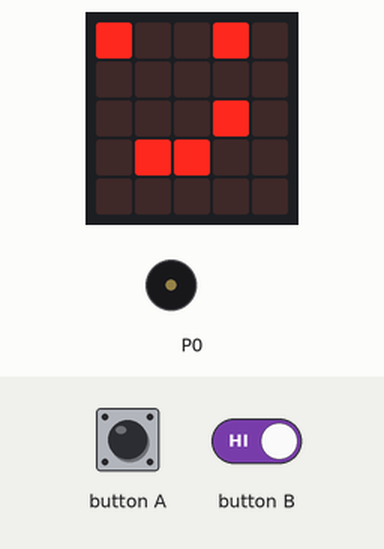
This program was run on a simulated BBC micro:bit (MakeCode). Shown: the board's 5×5 LED display, buzzer (waves = sounding). The inputs (shaded band) are chosen by the test bench.

Above: at 1.6 s.
1.7 s: button A pressed for 0.15 s
At 2.1 s:
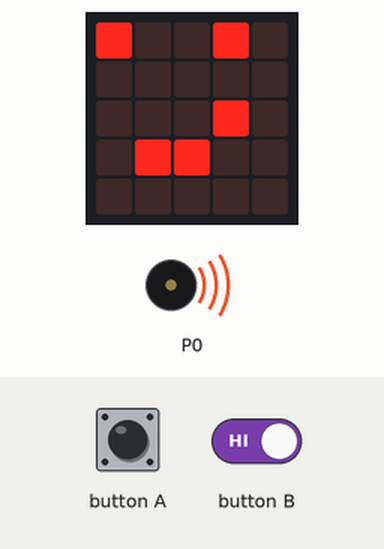
2.4 s: button A driven LOW and button B driven LOW
At 6.5 s:
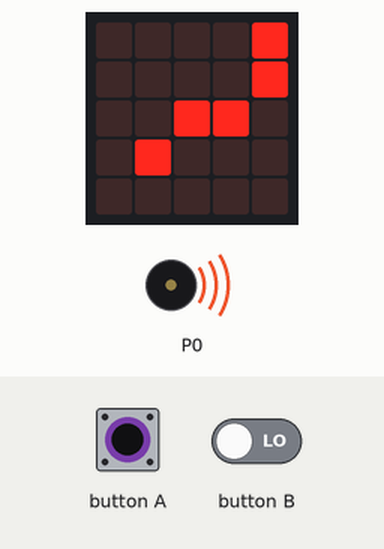
At 11.0 s:
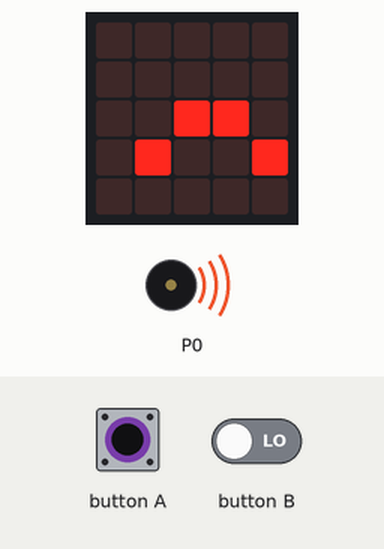
Timing chart, 0 to 17.1 s (numbered marks = the images above; inputs shaded):
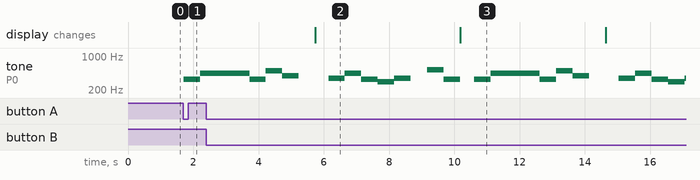

Measured:
- after the input at 1.7 s, tone on P0: silent → 330 Hz at once, → 440 Hz 0.51 s later
- after the input at 2.4 s, the display: first differs from a run without the input after 7.8 s (image 3)
- what the display in image 2 shows lasts 4.5 s, from 5.7 s to 10.2 s

The program:

main.ts
```typescript
basic.showLeds(`
    # . . # .
    . . . . .
    . . . # .
    . # # . .
    . . . . .
    `)
basic.forever(function () {
    if (input.buttonIsPressed(Button.A)) {
        music.playMelody("E A A A E B G - ", 120)
        basic.showLeds(`
            . . . . #
            . . . . #
            . . # # .
            . # . . .
            . . . . .
            `)
    }
    if (input.buttonIsPressed(Button.B)) {
        music.playMelody("F A E D F - C5 E ", 120)
        basic.showLeds(`
            . . . . .
            . . . . .
            . . # # .
            . # . . #
            . . . . .
            `)
    }
})
```

test.ts
```typescript
// testene settes inn her; disse vil ikke kompilert så lenge denne pakken blir brukt som en utvidelse.
```
